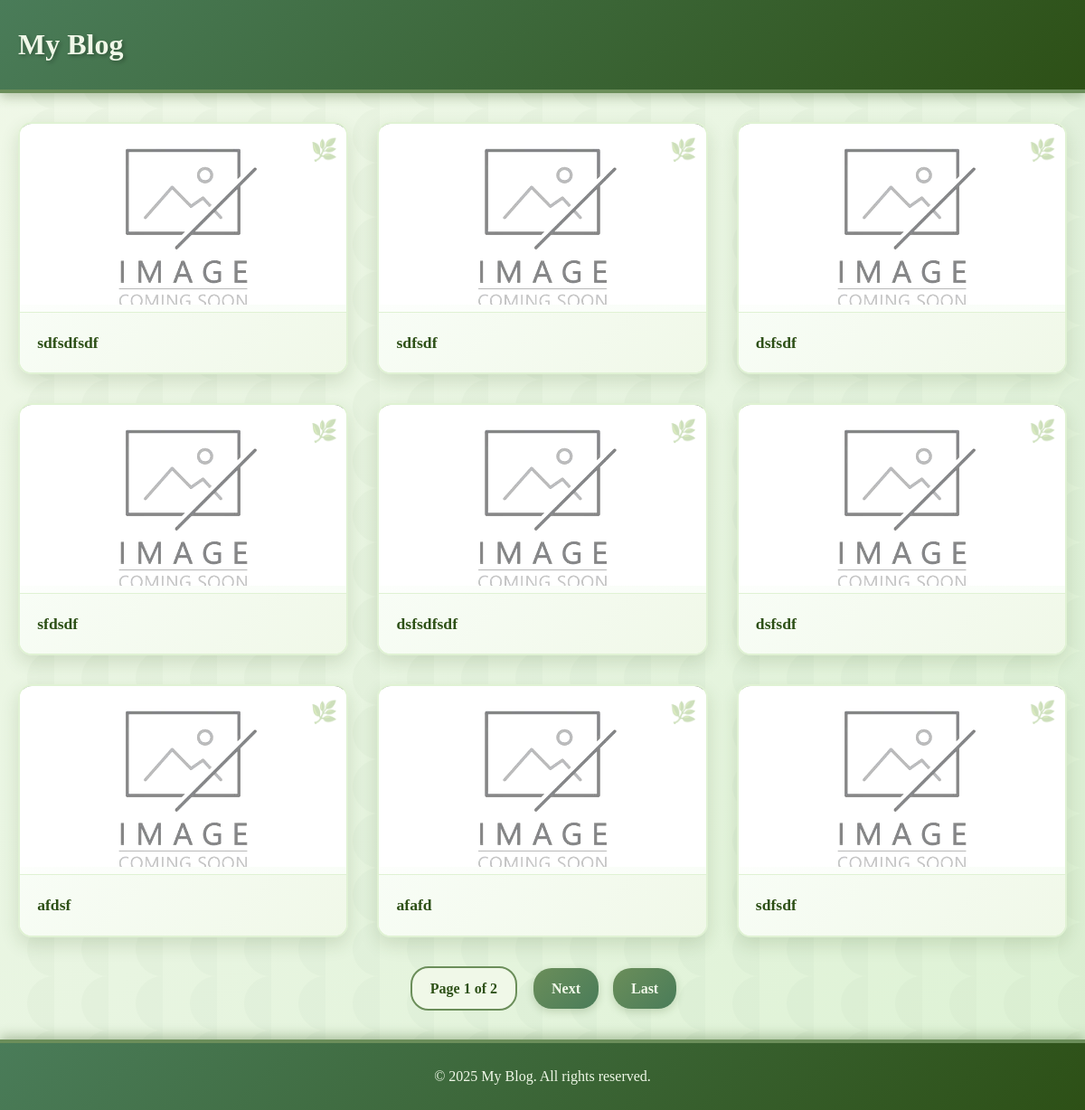
Before: / with the older database file.
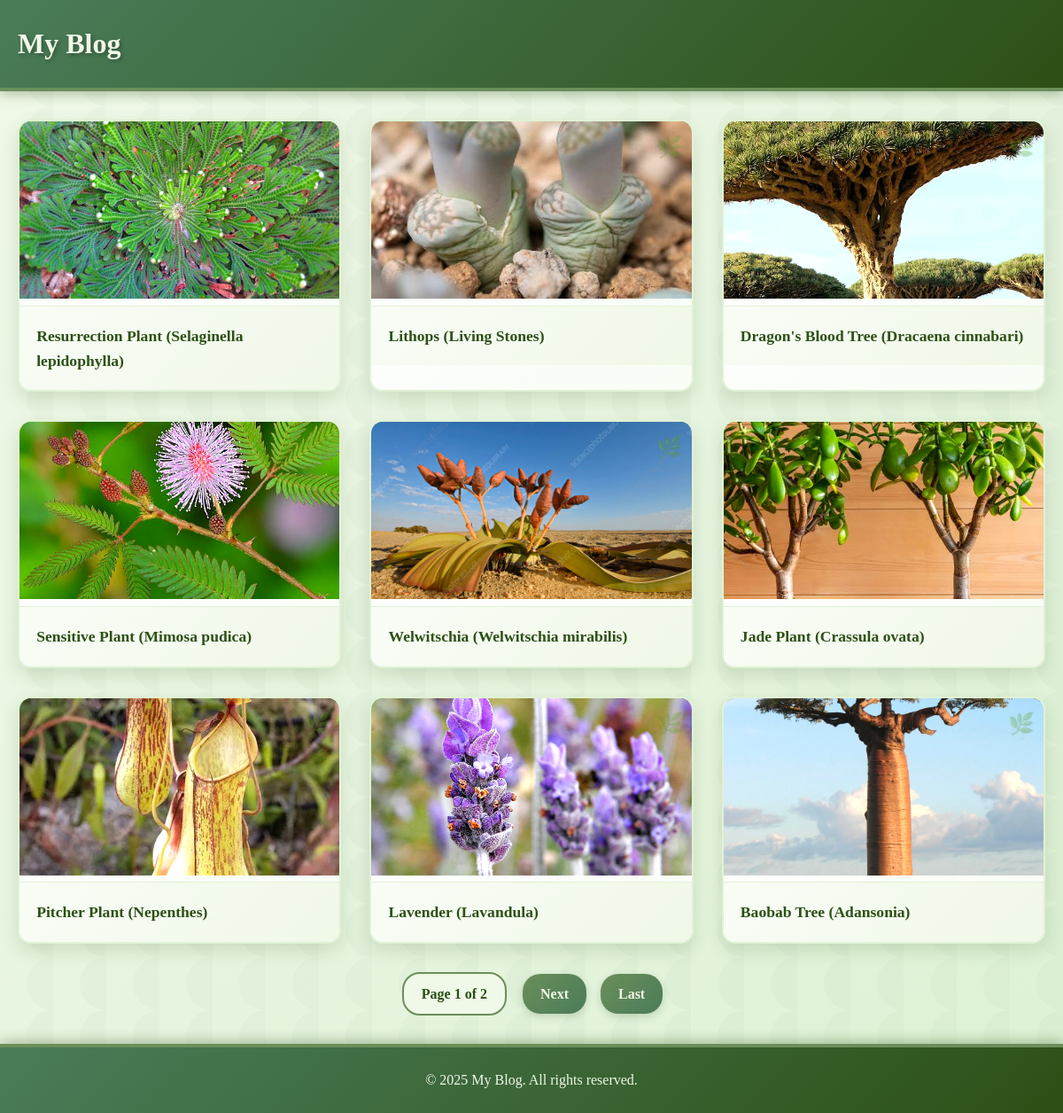
After: the same page with the newer database file.
### blog/models.py (models this page shows, shortened)
class Article(models.Model):
    title = models.CharField(max_length=200)
    content = models.TextField()
    image = models.ImageField(upload_to='articles/', default='articles/default.jpg')
    created_date = models.DateTimeField(default=timezone.now)
    class Meta:
        ordering = ['-created_date']

### blog/views.py (the view)
# urls.py: path('', views.home, name='home'),
def home(request):
    articles = Article.objects.all()
    paginator = Paginator(articles, 9)
    page_number = request.GET.get('page')
    page_obj = paginator.get_page(page_number)
    return render(request, 'home.html', {'page_obj': page_obj})

### templates/home.html (shortened to what this page needs)
{% extends 'base.html' %} {% block title %}Home - My Blog{% endblock %}
{% block content %}
<div class="articles-grid">
  {% for article in page_obj %}
  <div class="article-card">
    <a href="{% url 'article_detail' article.id %}">
      <img src="{{ article.image.url }}" alt="{{ article.title }}" />
      <h3>{{ article.title }}</h3>
    </a>
  </div>
  {% empty %}
  <p class="no-articles">No articles yet. Check back soon!</p>
  {% endfor %}
</div>
{% if page_obj.has_other_pages %}
<div class="pagination">
  <span class="current-page">
    Page {{ page_obj.number }} of {{ page_obj.paginator.num_pages }}
  </span>
  {% if page_obj.has_next %}
  <a href="?page={{ page_obj.next_page_number }}" class="page-link">Next</a>
  <a href="?page={{ page_obj.paginator.num_pages }}" class="page-link">Last</a>
  {% endif %}
</div>
{% endif %} {% endblock %}

Changed rows visible on the page:
removed Article: image (placeholder picture), title "sdfsdfsdf"
removed Article: image (placeholder picture), title "sdfsdf"
removed Article: image (placeholder picture), title "dsfsdf"
removed Article: image (placeholder picture), title "sfdsdf"
removed Article: image (placeholder picture), title "dsfsdfsdf"
removed Article: image (placeholder picture), title "dsfsdf"
removed Article: image (placeholder picture), title "afdsf"
removed Article: image (placeholder picture), title "afafd"
removed Article: image (placeholder picture), title "sdfsdf"
added Article: image (picture), title "Resurrection Plant (Selaginella lepidophylla)"
added Article: image (picture), title "Lithops (Living Stones)"
added Article: image (picture), title "Dragon's Blood Tree (Dracaena cinnabari)"
added Article: image (picture), title "Sensitive Plant (Mimosa pudica)"
added Article: image (picture), title "Welwitschia (Welwitschia mirabilis)"
added Article: image (picture), title "Jade Plant (Crassula ovata)"
added Article: image (picture), title "Pitcher Plant (Nepenthes)"
added Article: image (picture), title "Lavender (Lavandula)"
added Article: image (picture), title "Baobab Tree (Adansonia)"
